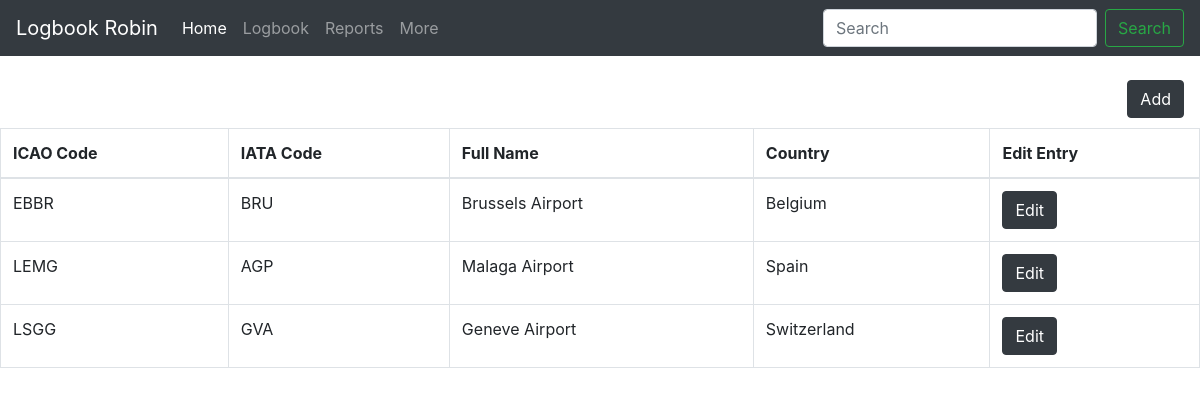
The page /logbook/airports/ on the database its author committed.
### main/models.py (models this page shows, shortened)
class Airport(models.Model):
    ICAO_code = models.CharField(max_length=50)
    IATA_code = models.CharField(max_length=50)
    name = models.CharField(max_length=50)
    country = models.CharField(max_length=50)

### main/views.py (the view)
# urls.py: path('airports/', views.airports, name="airports"),
def airports(request):
    all_airports = Airport.objects.all()
    return render(request, "logs/airports.html", {"all_airports": all_airports})

### main/templates/logs/airports.html
{% extends 'base.html' %}
{% block content %}
<table class="table table-bordered table-hover">
        <thead>
        <br>
            <a class="btn btn-dark float-right" style="margin-right:16px" href="{% url 'logbook:add_airport' %}" role="button">Add</a>
        <br>
        <br>
            <tr>
                <th>ICAO Code</th>
                <th>IATA Code</th>
                <th>Full Name</th>
                <th>Country</th>
                <th>Edit Entry</th>
            </tr>
        </thead>
        <tbody>
            {% for entries in all_airports %}
                <tr>
                    <td>{{entries.ICAO_code}}</td>
                    <td>{{entries.IATA_code}}</td>
                    <td>{{entries.name}}</td>
                    <td>{{entries.country}}</td>
                    <td><a class="btn btn-dark" href="{% url 'logbook:edit_airport' entries.id %}" role="button">Edit</a></td>
                </tr>
            {% endfor %}
        </tbody>
    </table>
{% endblock %}

### rows shown on the page
Airport: ICAO_code "EBBR", IATA_code "BRU", name "Brussels Airport", country "Belgium"
Airport: ICAO_code "LEMG", IATA_code "AGP", name "Malaga Airport", country "Spain"
Airport: ICAO_code "LSGG", IATA_code "GVA", name "Geneve Airport", country "Switzerland"
